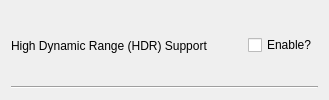
                <widget class="QWidget" name="widget7_hdr_2" native="true">
                 <property name="sizePolicy">
                  <sizepolicy hsizetype="Preferred" vsizetype="Maximum">
                   <horstretch>0</horstretch>
                   <verstretch>0</verstretch>
                  </sizepolicy>
                 </property>
                 <property name="toolTip">
                  <string>&lt;html&gt;&lt;head/&gt;&lt;body&gt;&lt;p&gt;Enables support for HDR features supported by some monitors. May cause unwanted changes on non-HDR monitors.</string>
                 </property>
                 <layout class="QVBoxLayout" name="verticalLayout_31">
                  <item>
                   <widget class="QWidget" name="widget_43" native="true">
                    <property name="sizePolicy">
                     <sizepolicy hsizetype="Preferred" vsizetype="Minimum">
                      <horstretch>0</horstretch>
                      <verstretch>0</verstretch>
                     </sizepolicy>
                    </property>
                    <layout class="QHBoxLayout" name="horizontalLayout_26" stretch="0,0,0">
                     <property name="spacing">
                      <number>0</number>
                     </property>
                     <property name="leftMargin">
                      <number>0</number>
                     </property>
                     <property name="topMargin">
                      <number>0</number>
                     </property>
                     <property name="rightMargin">
                      <number>0</number>
                     </property>
                     <property name="bottomMargin">
                      <number>0</number>
                     </property>
                     <item>
                      <widget class="QLabel" name="label_26">
                       <property name="text">
                        <string>High Dynamic Range (HDR) Support</string>
                       </property>
                      </widget>
                     </item>
                     <item>
                      <spacer name="horizontalSpacer_28">
                       <property name="orientation">
                        <enum>Qt::Orientation::Horizontal</enum>
                       </property>
                       <property name="sizeHint" stdset="0">
                        <size>
                         <width>40</width>
                         <height>20</height>
                        </size>
                       </property>
                      </spacer>
                     </item>
                     <item>
                      <widget class="QCheckBox" name="checkBox_hdr">
                       <property name="text">
                        <string>Enable?</string>
                       </property>
                       <property name="tristate">
                        <bool>false</bool>
                       </property>
                      </widget>
                     </item>
                    </layout>
                   </widget>
                  </item>
                  <item>
                   <widget class="Line" name="line_27">
                    <property name="orientation">
                     <enum>Qt::Orientation::Horizontal</enum>
                    </property>
                   </widget>
                  </item>
                 </layout>
                </widget>
